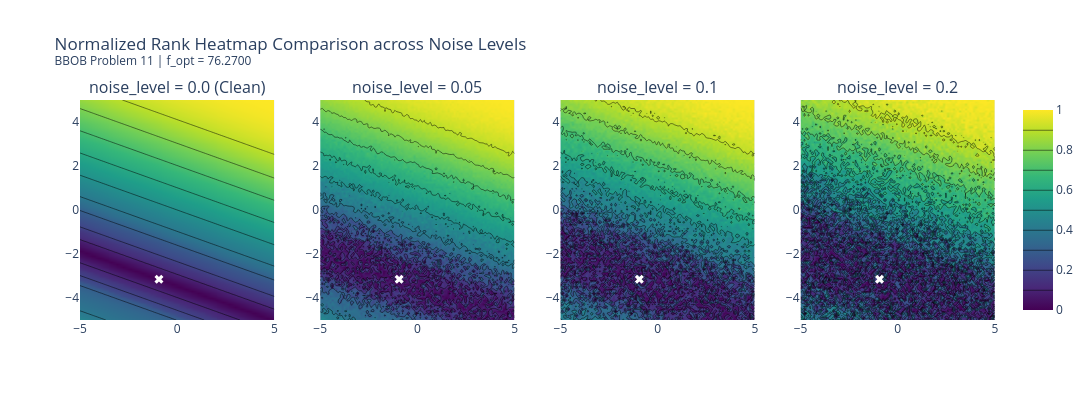

The cell this chart's notebook holds for it:
### Markdown cell above
## 3. 2D Contour Heatmap Comparison
Generate 2D normalized rank contour maps across all standard deviation noise levels to visualize how noise distorts landscape contours and global minimum accessibility.

### Code cell
from scipy.stats import rankdata

grid_resol = 100
x_range = np.linspace(problem.lower_bound, problem.upper_bound, grid_resol)
y_range = np.linspace(problem.lower_bound, problem.upper_bound, grid_resol)
X, Y = np.meshgrid(x_range, y_range)

landscapes = {}
norm_landscapes = {}

for level in all_levels:
    # Compute grid landscape values
    Z = np.zeros_like(X)
    for i in range(grid_resol):
        for j in range(grid_resol):
            pt = np.copy(problem.optimum_x)
            pt[0] = X[i, j]
            pt[1] = Y[i, j]
            res = problem(pt, noise_level=level) if level > 0.0 else problem(pt)
            Z[i, j] = res.get(level, float('inf')) if isinstance(res, dict) else float(res)
            
    landscapes[level] = Z
    
    # Calculate normalized rank for heatmap visualization
    Z_flat = Z.flatten()
    Z_rank = rankdata(Z_flat)
    Z_norm = (Z_rank - Z_rank.min()) / (Z_rank.max() - Z_rank.min())
    norm_landscapes[level] = Z_norm.reshape(Z.shape)

n_plots = len(all_levels)
cols = 4
rows = int(np.ceil(n_plots / cols))
fig_contour = make_subplots(
    rows=rows, cols=cols,
    subplot_titles=[f'noise_level = {level} (Clean)' if level == 0.0 else f'noise_level = {level}' for level in all_levels]
)

coords_contour = [(r + 1, c + 1) for r in range(rows) for c in range(cols)][:n_plots]
opt_x, opt_y = problem.optimum_x[:2]

for level, (r, c) in zip(all_levels, coords_contour):
    # Contour heatmap using Normalized Rank
    fig_contour.add_trace(
        go.Contour(
            x=x_range, 
            y=y_range, 
            z=norm_landscapes[level], 
            colorscale='Viridis', 
            showscale=(r==1 and c==4),
            contours=dict(coloring='heatmap', showlines=True)
        ),
        row=r, col=c
    )
    # Add white 'x' at the true global optimum
    fig_contour.add_trace(
        go.Scatter(
            x=[opt_x], y=[opt_y], 
            mode='markers', 
            marker=dict(color='white', symbol='x', size=8), 
            showlegend=False,
            name='Global Minimum'
        ),
        row=r, col=c
    )

fig_contour.update_layout(
    title_text=f"Normalized Rank Heatmap Comparison across Noise Levels<br><sup>BBOB Problem {problem_id} | f_opt = {problem.true_optimum:.4f}</sup>", 
    height=max(400, 350 * rows), 
    width=1350
)
fig_contour.show()

### Figure 1 — Plotly figure (JSON) as saved in the notebook; plotly's stock layout.template omitted (floating-point values rounded to 4 significant figures; data arrays with more than 128 entries replaced by an {"elided": "..."} marker saying what was removed)
{"data": [{"colorscale": [[0, "#440154"], [0.1111, "#482878"], [0.2222, "#3e4989"], [0.3333, "#31688e"], [0.4444, "#26828e"], [0.5556, "#1f9e89"], [0.6667, "#35b779"], [0.7778, "#6ece58"], [0.8889, "#b5de2b"], [1, "#fde725"]], "contours": {"coloring": "heatmap", "showlines": true}, "showscale": false, "type": "contour", "x": [-5.0, -4.899, -4.798, -4.697, -4.596, -4.495, -4.394, -4.293, -4.192, -4.091, -3.99, -3.889, -3.788, -3.687, -3.586, -3.485, -3.384, -3.283, -3.182, -3.081, -2.98, -2.879, -2.778, -2.677, -2.576, -2.475, -2.374, -2.273, -2.172, -2.071, -1.97, -1.869, -1.768, -1.667, -1.566, -1.465, -1.364, -1.263, -1.162, -1.061, -0.9596, -0.8586, -0.7576, -0.6566, -0.5556, -0.4545, -0.3535, -0.2525, -0.1515, -0.05051, 0.05051, 0.1515, 0.2525, 0.3535, 0.4545, 0.5556, 0.6566, 0.7576, 0.8586, 0.9596, 1.061, 1.162, 1.263, 1.364, 1.465, 1.566, 1.667, 1.768, 1.869, 1.97, 2.071, 2.172, 2.273, 2.374, 2.475, 2.576, 2.677, 2.778, 2.879, 2.98, 3.081, 3.182, 3.283, 3.384, 3.485, 3.586, 3.687, 3.788, 3.889, 3.99, 4.091, 4.192, 4.293, 4.394, 4.495, 4.596, 4.697, 4.798, 4.899, 5.0], "xaxis": "x", "y": [-5.0, -4.899, -4.798, -4.697, -4.596, -4.495, -4.394, -4.293, -4.192, -4.091, -3.99, -3.889, -3.788, -3.687, -3.586, -3.485, -3.384, -3.283, -3.182, -3.081, -2.98, -2.879, -2.778, -2.677, -2.576, -2.475, -2.374, -2.273, -2.172, -2.071, -1.97, -1.869, -1.768, -1.667, -1.566, -1.465, -1.364, -1.263, -1.162, -1.061, -0.9596, -0.8586, -0.7576, -0.6566, -0.5556, -0.4545, -0.3535, -0.2525, -0.1515, -0.05051, 0.05051, 0.1515, 0.2525, 0.3535, 0.4545, 0.5556, 0.6566, 0.7576, 0.8586, 0.9596, 1.061, 1.162, 1.263, 1.364, 1.465, 1.566, 1.667, 1.768, 1.869, 1.97, 2.071, 2.172, 2.273, 2.374, 2.475, 2.576, 2.677, 2.778, 2.879, 2.98, 3.081, 3.182, 3.283, 3.384, 3.485, 3.586, 3.687, 3.788, 3.889, 3.99, 4.091, 4.192, 4.293, 4.394, 4.495, 4.596, 4.697, 4.798, 4.899, 5.0], "yaxis": "y", "z": {"elided": "100x100 float values"}}, {"marker": {"color": "white", "size": 8, "symbol": "x"}, "mode": "markers", "name": "Global Minimum", "showlegend": false, "type": "scatter", "x": [-0.9384], "xaxis": "x", "y": [-3.15], "yaxis": "y"}, {"colorscale": [[0, "#440154"], [0.1111, "#482878"], [0.2222, "#3e4989"], [0.3333, "#31688e"], [0.4444, "#26828e"], [0.5556, "#1f9e89"], [0.6667, "#35b779"], [0.7778, "#6ece58"], [0.8889, "#b5de2b"], [1, "#fde725"]], "contours": {"coloring": "heatmap", "showlines": true}, "showscale": false, "type": "contour", "x": [-5.0, -4.899, -4.798, -4.697, -4.596, -4.495, -4.394, -4.293, -4.192, -4.091, -3.99, -3.889, -3.788, -3.687, -3.586, -3.485, -3.384, -3.283, -3.182, -3.081, -2.98, -2.879, -2.778, -2.677, -2.576, -2.475, -2.374, -2.273, -2.172, -2.071, -1.97, -1.869, -1.768, -1.667, -1.566, -1.465, -1.364, -1.263, -1.162, -1.061, -0.9596, -0.8586, -0.7576, -0.6566, -0.5556, -0.4545, -0.3535, -0.2525, -0.1515, -0.05051, 0.05051, 0.1515, 0.2525, 0.3535, 0.4545, 0.5556, 0.6566, 0.7576, 0.8586, 0.9596, 1.061, 1.162, 1.263, 1.364, 1.465, 1.566, 1.667, 1.768, 1.869, 1.97, 2.071, 2.172, 2.273, 2.374, 2.475, 2.576, 2.677, 2.778, 2.879, 2.98, 3.081, 3.182, 3.283, 3.384, 3.485, 3.586, 3.687, 3.788, 3.889, 3.99, 4.091, 4.192, 4.293, 4.394, 4.495, 4.596, 4.697, 4.798, 4.899, 5.0], "xaxis": "x2", "y": [-5.0, -4.899, -4.798, -4.697, -4.596, -4.495, -4.394, -4.293, -4.192, -4.091, -3.99, -3.889, -3.788, -3.687, -3.586, -3.485, -3.384, -3.283, -3.182, -3.081, -2.98, -2.879, -2.778, -2.677, -2.576, -2.475, -2.374, -2.273, -2.172, -2.071, -1.97, -1.869, -1.768, -1.667, -1.566, -1.465, -1.364, -1.263, -1.162, -1.061, -0.9596, -0.8586, -0.7576, -0.6566, -0.5556, -0.4545, -0.3535, -0.2525, -0.1515, -0.05051, 0.05051, 0.1515, 0.2525, 0.3535, 0.4545, 0.5556, 0.6566, 0.7576, 0.8586, 0.9596, 1.061, 1.162, 1.263, 1.364, 1.465, 1.566, 1.667, 1.768, 1.869, 1.97, 2.071, 2.172, 2.273, 2.374, 2.475, 2.576, 2.677, 2.778, 2.879, 2.98, 3.081, 3.182, 3.283, 3.384, 3.485, 3.586, 3.687, 3.788, 3.889, 3.99, 4.091, 4.192, 4.293, 4.394, 4.495, 4.596, 4.697, 4.798, 4.899, 5.0], "yaxis": "y2", "z": {"elided": "100x100 float values"}}, {"marker": {"color": "white", "size": 8, "symbol": "x"}, "mode": "markers", "name": "Global Minimum", "showlegend": false, "type": "scatter", "x": [-0.9384], "xaxis": "x2", "y": [-3.15], "yaxis": "y2"}, {"colorscale": [[0, "#440154"], [0.1111, "#482878"], [0.2222, "#3e4989"], [0.3333, "#31688e"], [0.4444, "#26828e"], [0.5556, "#1f9e89"], [0.6667, "#35b779"], [0.7778, "#6ece58"], [0.8889, "#b5de2b"], [1, "#fde725"]], "contours": {"coloring": "heatmap", "showlines": true}, "showscale": false, "type": "contour", "x": [-5.0, -4.899, -4.798, -4.697, -4.596, -4.495, -4.394, -4.293, -4.192, -4.091, -3.99, -3.889, -3.788, -3.687, -3.586, -3.485, -3.384, -3.283, -3.182, -3.081, -2.98, -2.879, -2.778, -2.677, -2.576, -2.475, -2.374, -2.273, -2.172, -2.071, -1.97, -1.869, -1.768, -1.667, -1.566, -1.465, -1.364, -1.263, -1.162, -1.061, -0.9596, -0.8586, -0.7576, -0.6566, -0.5556, -0.4545, -0.3535, -0.2525, -0.1515, -0.05051, 0.05051, 0.1515, 0.2525, 0.3535, 0.4545, 0.5556, 0.6566, 0.7576, 0.8586, 0.9596, 1.061, 1.162, 1.263, 1.364, 1.465, 1.566, 1.667, 1.768, 1.869, 1.97, 2.071, 2.172, 2.273, 2.374, 2.475, 2.576, 2.677, 2.778, 2.879, 2.98, 3.081, 3.182, 3.283, 3.384, 3.485, 3.586, 3.687, 3.788, 3.889, 3.99, 4.091, 4.192, 4.293, 4.394, 4.495, 4.596, 4.697, 4.798, 4.899, 5.0], "xaxis": "x3", "y": [-5.0, -4.899, -4.798, -4.697, -4.596, -4.495, -4.394, -4.293, -4.192, -4.091, -3.99, -3.889, -3.788, -3.687, -3.586, -3.485, -3.384, -3.283, -3.182, -3.081, -2.98, -2.879, -2.778, -2.677, -2.576, -2.475, -2.374, -2.273, -2.172, -2.071, -1.97, -1.869, -1.768, -1.667, -1.566, -1.465, -1.364, -1.263, -1.162, -1.061, -0.9596, -0.8586, -0.7576, -0.6566, -0.5556, -0.4545, -0.3535, -0.2525, -0.1515, -0.05051, 0.05051, 0.1515, 0.2525, 0.3535, 0.4545, 0.5556, 0.6566, 0.7576, 0.8586, 0.9596, 1.061, 1.162, 1.263, 1.364, 1.465, 1.566, 1.667, 1.768, 1.869, 1.97, 2.071, 2.172, 2.273, 2.374, 2.475, 2.576, 2.677, 2.778, 2.879, 2.98, 3.081, 3.182, 3.283, 3.384, 3.485, 3.586, 3.687, 3.788, 3.889, 3.99, 4.091, 4.192, 4.293, 4.394, 4.495, 4.596, 4.697, 4.798, 4.899, 5.0], "yaxis": "y3", "z": {"elided": "100x100 float values"}}, {"marker": {"color": "white", "size": 8, "symbol": "x"}, "mode": "markers", "name": "Global Minimum", "showlegend": false, "type": "scatter", "x": [-0.9384], "xaxis": "x3", "y": [-3.15], "yaxis": "y3"}, {"colorscale": [[0, "#440154"], [0.1111, "#482878"], [0.2222, "#3e4989"], [0.3333, "#31688e"], [0.4444, "#26828e"], [0.5556, "#1f9e89"], [0.6667, "#35b779"], [0.7778, "#6ece58"], [0.8889, "#b5de2b"], [1, "#fde725"]], "contours": {"coloring": "heatmap", "showlines": true}, "showscale": true, "type": "contour", "x": [-5.0, -4.899, -4.798, -4.697, -4.596, -4.495, -4.394, -4.293, -4.192, -4.091, -3.99, -3.889, -3.788, -3.687, -3.586, -3.485, -3.384, -3.283, -3.182, -3.081, -2.98, -2.879, -2.778, -2.677, -2.576, -2.475, -2.374, -2.273, -2.172, -2.071, -1.97, -1.869, -1.768, -1.667, -1.566, -1.465, -1.364, -1.263, -1.162, -1.061, -0.9596, -0.8586, -0.7576, -0.6566, -0.5556, -0.4545, -0.3535, -0.2525, -0.1515, -0.05051, 0.05051, 0.1515, 0.2525, 0.3535, 0.4545, 0.5556, 0.6566, 0.7576, 0.8586, 0.9596, 1.061, 1.162, 1.263, 1.364, 1.465, 1.566, 1.667, 1.768, 1.869, 1.97, 2.071, 2.172, 2.273, 2.374, 2.475, 2.576, 2.677, 2.778, 2.879, 2.98, 3.081, 3.182, 3.283, 3.384, 3.485, 3.586, 3.687, 3.788, 3.889, 3.99, 4.091, 4.192, 4.293, 4.394, 4.495, 4.596, 4.697, 4.798, 4.899, 5.0], "xaxis": "x4", "y": [-5.0, -4.899, -4.798, -4.697, -4.596, -4.495, -4.394, -4.293, -4.192, -4.091, -3.99, -3.889, -3.788, -3.687, -3.586, -3.485, -3.384, -3.283, -3.182, -3.081, -2.98, -2.879, -2.778, -2.677, -2.576, -2.475, -2.374, -2.273, -2.172, -2.071, -1.97, -1.869, -1.768, -1.667, -1.566, -1.465, -1.364, -1.263, -1.162, -1.061, -0.9596, -0.8586, -0.7576, -0.6566, -0.5556, -0.4545, -0.3535, -0.2525, -0.1515, -0.05051, 0.05051, 0.1515, 0.2525, 0.3535, 0.4545, 0.5556, 0.6566, 0.7576, 0.8586, 0.9596, 1.061, 1.162, 1.263, 1.364, 1.465, 1.566, 1.667, 1.768, 1.869, 1.97, 2.071, 2.172, 2.273, 2.374, 2.475, 2.576, 2.677, 2.778, 2.879, 2.98, 3.081, 3.182, 3.283, 3.384, 3.485, 3.586, 3.687, 3.788, 3.889, 3.99, 4.091, 4.192, 4.293, 4.394, 4.495, 4.596, 4.697, 4.798, 4.899, 5.0], "yaxis": "y4", "z": {"elided": "100x100 float values"}}, {"marker": {"color": "white", "size": 8, "symbol": "x"}, "mode": "markers", "name": "Global Minimum", "showlegend": false, "type": "scatter", "x": [-0.9384], "xaxis": "x4", "y": [-3.15], "yaxis": "y4"}], "layout": {"annotations": [{"font": {"size": 16}, "showarrow": false, "text": "noise_level = 0.0 (Clean)", "x": 0.1062, "xanchor": "center", "xref": "paper", "y": 1, "yanchor": "bottom", "yref": "paper"}, {"font": {"size": 16}, "showarrow": false, "text": "noise_level = 0.05", "x": 0.3688, "xanchor": "center", "xref": "paper", "y": 1, "yanchor": "bottom", "yref": "paper"}, {"font": {"size": 16}, "showarrow": false, "text": "noise_level = 0.1", "x": 0.6313, "xanchor": "center", "xref": "paper", "y": 1, "yanchor": "bottom", "yref": "paper"}, {"font": {"size": 16}, "showarrow": false, "text": "noise_level = 0.2", "x": 0.8938, "xanchor": "center", "xref": "paper", "y": 1, "yanchor": "bottom", "yref": "paper"}], "height": 400, "title": {"text": "Normalized Rank Heatmap Comparison across Noise Levels<br><sup>BBOB Problem 11 | f_opt = 76.2700</sup>"}, "width": 1350, "xaxis": {"anchor": "y", "domain": [0, 0.2125]}, "xaxis2": {"anchor": "y2", "domain": [0.2625, 0.475]}, "xaxis3": {"anchor": "y3", "domain": [0.525, 0.7375]}, "xaxis4": {"anchor": "y4", "domain": [0.7875, 1]}, "yaxis": {"anchor": "x", "domain": [0, 1]}, "yaxis2": {"anchor": "x2", "domain": [0, 1]}, "yaxis3": {"anchor": "x3", "domain": [0, 1]}, "yaxis4": {"anchor": "x4", "domain": [0, 1]}}}
